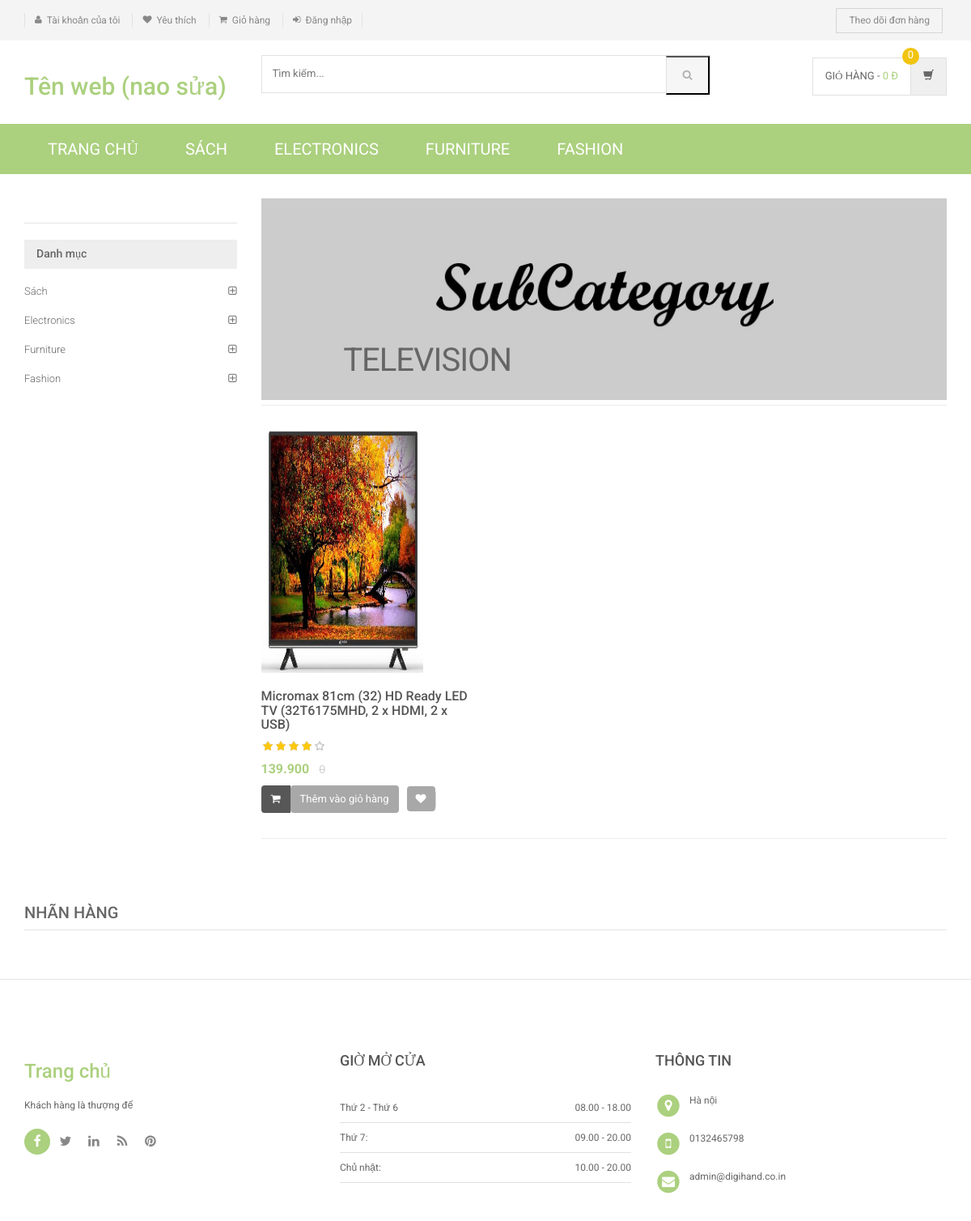
/sub-category.php?scid=3, run on the app's committed database.
### tables this page shows
CREATE TABLE `category` (
  `id` int(11) NOT NULL,
  `categoryName` varchar(255) DEFAULT NULL,
  `categoryDescription` longtext DEFAULT NULL,
  `creationDate` timestamp NOT NULL DEFAULT current_timestamp(),
  `updationDate` varchar(255) DEFAULT NULL
);

CREATE TABLE `subcategory` (
  `id` int(11) NOT NULL,
  `categoryid` int(11) DEFAULT NULL,
  `subcategory` varchar(255) DEFAULT NULL,
  `creationDate` timestamp NULL DEFAULT current_timestamp(),
  `updationDate` varchar(255) DEFAULT NULL
);

CREATE TABLE `products` (
  `id` int(11) NOT NULL,
  `category` int(11) NOT NULL,
  `subCategory` int(11) DEFAULT NULL,
  `productName` varchar(255) DEFAULT NULL,
  `productCompany` varchar(255) DEFAULT NULL,
  `productPrice` int(11) DEFAULT NULL,
  `productPriceBeforeDiscount` int(11) DEFAULT NULL,
  `productDescription` longtext DEFAULT NULL,
  `productImage1` varchar(255) DEFAULT NULL,
  `productImage2` varchar(255) DEFAULT NULL,
  `productImage3` varchar(255) DEFAULT NULL,
  `shippingCharge` int(11) DEFAULT NULL,
  `productAvailability` varchar(255) DEFAULT NULL,
  `postingDate` timestamp NULL DEFAULT current_timestamp(),
  `updationDate` varchar(255) DEFAULT NULL
);

### sub-category.php (the view, shortened to what this page needs)
<?php
include ('includes/config.php');
$cid = intval($_GET['scid']);
?>
<!DOCTYPE html>
<html lang="en">
<head>
	<link rel="stylesheet" href="assets/css/bootstrap.min.css">
	<link rel="stylesheet" href="assets/css/main.css">
	<link rel="stylesheet" href="assets/css/green.css">
	<link rel="stylesheet" href="assets/css/owl.carousel.css">
	<link rel="stylesheet" href="assets/css/owl.transitions.css">
	<link href="assets/css/lightbox.css" rel="stylesheet">
	<link rel="stylesheet" href="assets/css/animate.min.css">
	<link rel="stylesheet" href="assets/css/rateit.css">
	<link rel="stylesheet" href="assets/css/bootstrap-select.min.css">
	<link rel="stylesheet" href="assets/css/config.css">
	<link href="assets/css/green.css" rel="alternate stylesheet" title="Green color">
	<link href="assets/css/blue.css" rel="alternate stylesheet" title="Blue color">
	<link href="assets/css/red.css" rel="alternate stylesheet" title="Red color">
	<link href="assets/css/orange.css" rel="alternate stylesheet" title="Orange color">
	<link href="assets/css/dark-green.css" rel="alternate stylesheet" title="Darkgreen color">
	<link rel="stylesheet" href="assets/css/font-awesome.min.css">
</head>
<body class="cnt-home">
	<header class="header-style-1">
		<?php include ('includes/top-header.php'); ?>
		<?php include ('includes/main-header.php'); ?>
		<?php include ('includes/menu-bar.php'); ?>
	</header>
	<div class="body-content outer-top-xs">
		<div class='container'>
			<div class='row outer-bottom-sm'>
				<div class='col-md-3 sidebar'>
					<div class="sidebar-module-container">
						<h3 class="section-title"></h3>
						<div class="sidebar-filter">
							<div class="sidebar-widget wow fadeInUp outer-bottom-xs ">
								<div class="widget-header m-t-20">
									<h4 class="widget-title">Danh mục</h4>
								</div>
								<div class="sidebar-widget-body m-t-10">
									<?php $sql = mysqli_query($con, "select id,categoryName  from category");
									while ($row = mysqli_fetch_array($sql)) {
										?>
										<div class="accordion">
											<div class="accordion-group">
												<div class="accordion-heading">
													<a href="category.php?cid=<?php echo $row['id']; ?>"
														class="accordion-toggle collapsed">
														<?php echo $row['categoryName']; ?>
													</a>
												</div>
											</div>
										</div>
									<?php } ?>
								</div>
							</div>
						</div>
					</div>
				</div>
				<div class='col-md-9'>
					<div id="category" class="category-carousel hidden-xs">
						<div class="item">
							<div class="image">
								<img src="assets/images/banners/cat-banner-2.jpg" alt="" class="img-responsive">
							</div>
							<div class="container-fluid">
								<div class="caption vertical-top text-left">
									<div class="big-text">
										<br />
									</div>
									<?php $sql = mysqli_query($con, "select subcategory  from subcategory where id='$cid'");
									while ($row = mysqli_fetch_array($sql)) {
										?>
										<div class="excerpt hidden-sm hidden-md">
											<?php echo htmlentities($row['subcategory']); ?>
										</div>
									<?php } ?>
								</div>
							</div>
						</div>
					</div>
					<div class="search-result-container">
						<div id="myTabContent" class="tab-content">
							<div class="tab-pane active " id="grid-container">
								<div class="category-product  inner-top-vs">
									<div class="row">
										<?php
										$ret = mysqli_query($con, "select * from products where subCategory='$cid'");
										$num = mysqli_num_rows($ret);
										if ($num > 0) {
											while ($row = mysqli_fetch_array($ret)) { ?>
												<div class="col-sm-6 col-md-4 wow fadeInUp">
													<div class="products">
														<div class="product">
															<div class="product-image">
																<div class="image">
																	<a
																		href="product-details.php?pid=<?php echo htmlentities($row['id']); ?>"><img
																			src="assets/images/blank.gif"
																			data-echo="admin/productimages/<?php echo htmlentities($row['id']); ?>/<?php echo htmlentities($row['productImage1']); ?>"
																			alt="" width="200" height="300"></a>
																</div>
															</div>
															<div class="product-info text-left">
																<h3 class="name"><a
																		href="product-details.php?pid=<?php echo htmlentities($row['id']); ?>"><?php echo htmlentities($row['productName']); ?></a>
																</h3>
																<div class="rating rateit-small"></div>
																<div class="product-price">
																	<span class="price">
																		<?php echo number_format(htmlentities($row['productPrice']), 0, ',', '.'); ?>
																	</span>
																	<span class="price-before-discount">
																		<?php echo number_format(htmlentities($row['productPriceBeforeDiscount']), 0, ',', '.'); ?></span>
																</div>
															</div>
															<div class="cart clearfix animate-effect">
																<div class="action">
																	<ul class="list-unstyled">
																		<li class="add-cart-button btn-group">
																			<?php if ($row['productAvailability'] == 'In Stock') { ?>
																				<button class="btn btn-primary icon"
																					data-toggle="dropdown" type="button">
																					<i class="fa fa-shopping-cart"></i>
																				</button>
																				<a
																					href="category.php?page=product&action=add&id=<?php echo $row['id']; ?>">
																					<button class="btn btn-primary"
																						type="button">Thêm vào giỏ hàng</button></a>
																			<?php } else { ?>
																				<div class="action" style="color:red">Hết hàng
																				</div>
																			<?php } ?>
																		</li>
																		<li class="lnk wishlist">
																			<a class="add-to-cart"
																				href="category.php?pid=<?php echo htmlentities($row['id']) ?>&&action=wishlist"
																				title="Wishlist">
																				<i class="icon fa fa-heart"></i>
																			</a>
																		</li>
																	</ul>
																</div>
															</div>
														</div>
													</div>
												</div>
											<?php }
										} else { ?>
											<div class="col-sm-6 col-md-4 wow fadeInUp">
												<h3>Không tìm thấy sản phẩm!</h3>
											</div>
										<?php } ?>
									</div>
								</div>
							</div>
						</div>
					</div>
				</div>
			</div>
			<?php include ('includes/brands-slider.php'); ?>
		</div>
	</div>
	<?php include ('includes/footer.php'); ?>
</body>
</html>

### includes/menu-bar.php (shortened to what this page needs)
<div class="header-nav animate-dropdown">
    <div class="container">
        <div class="yamm navbar navbar-default" role="navigation">
            <div class="nav-bg-class">
                <div class="navbar-collapse collapse" id="mc-horizontal-menu-collapse">
                    <div class="nav-outer">
                        <ul class="nav navbar-nav">
                            <ul class="nav navbar-nav">
                                <li id="home" class="dropdown yamm-fw">
                                    <a href="index.php" data-hover="dropdown" class="dropdown-toggle">Trang chủ</a>
                                </li>
                                <?php
                                $sql = mysqli_query($con, "select id,categoryName  from category limit 6");
                                while ($row = mysqli_fetch_array($sql)) { ?>
                                    <li id="category-<?php echo $row['id']; ?>" class="dropdown yamm">
                                        <a href="category.php?cid=<?php echo $row['id']; ?>">
                                            <?php echo $row['categoryName']; ?>
                                        </a>
                                    </li>
                                <?php } ?>
                            </ul>
                            <div class="clearfix"></div>
                    </div>
                </div>
            </div>
        </div>
    </div>
</div>

### assets/css/green.css (style rules this page uses)
a { color: #abd07e; }
.header-style-1 .header-nav { background: #abd07e; }
.product .product-info .product-price .price { color: #abd07e; }
.sidebar .sidebar-module-container .sidebar-widget .sidebar-widget-body .accordion .accordion-group .accordion-heading .accordion-toggle, .sidebar .sidebar-module-container .sidebar-widget .sidebar-widget-body .accordion .accordion-group .accordion-heading .accordion-toggle:hover, .sidebar .sidebar-module-container .sidebar-widget .sidebar-widget-body .accordion .accordion-group .accordion-heading .accordion-toggle:focus, .sidebar .sidebar-module-container .sidebar-widget .sidebar-widget-body .accordion .accordion-group .accordion-heading .accordion-toggle:after { color: #abd07e; }

### assets/css/lightbox.css (style rules this page uses)
body:after { content: url(../images/close.png) url(../images/loading.gif) url(../images/prev.png) url(../images/next.png); display: none; }

### assets/css/rateit.css (style rules this page uses)
.rateit { display: -moz-inline-box; display: inline-block; position: relative; -webkit-user-select: none; -khtml-user-select: none; -moz-user-select: none; -o-user-select: none; -ms-user-select: none; user-select: none; -webkit-touch-callout: none; }

### assets/css/blue.css (style rules this page uses)
a { color: #3498db; }
.header-style-1 .header-nav { background: #3498db; }
.product .product-info .product-price .price { color: #3498db; }
.sidebar .sidebar-module-container .sidebar-widget .sidebar-widget-body .accordion .accordion-group .accordion-heading .accordion-toggle, .sidebar .sidebar-module-container .sidebar-widget .sidebar-widget-body .accordion .accordion-group .accordion-heading .accordion-toggle:hover, .sidebar .sidebar-module-container .sidebar-widget .sidebar-widget-body .accordion .accordion-group .accordion-heading .accordion-toggle:focus, .sidebar .sidebar-module-container .sidebar-widget .sidebar-widget-body .accordion .accordion-group .accordion-heading .accordion-toggle:after { color: #3498db; }

### assets/css/red.css (style rules this page uses)
a { color: #ff6c6c; }
.header-style-1 .header-nav { background: #ff6c6c; }
.product .product-info .product-price .price { color: #ff6c6c; }
.sidebar .sidebar-module-container .sidebar-widget .sidebar-widget-body .accordion .accordion-group .accordion-heading .accordion-toggle, .sidebar .sidebar-module-container .sidebar-widget .sidebar-widget-body .accordion .accordion-group .accordion-heading .accordion-toggle:hover, .sidebar .sidebar-module-container .sidebar-widget .sidebar-widget-body .accordion .accordion-group .accordion-heading .accordion-toggle:focus, .sidebar .sidebar-module-container .sidebar-widget .sidebar-widget-body .accordion .accordion-group .accordion-heading .accordion-toggle:after { color: #ff6c6c; }

### assets/css/orange.css (style rules this page uses)
a { color: #f39c12; }
.header-style-1 .header-nav { background: #f39c12; }
.product .product-info .product-price .price { color: #f39c12; }
.sidebar .sidebar-module-container .sidebar-widget .sidebar-widget-body .accordion .accordion-group .accordion-heading .accordion-toggle, .sidebar .sidebar-module-container .sidebar-widget .sidebar-widget-body .accordion .accordion-group .accordion-heading .accordion-toggle:hover, .sidebar .sidebar-module-container .sidebar-widget .sidebar-widget-body .accordion .accordion-group .accordion-heading .accordion-toggle:focus, .sidebar .sidebar-module-container .sidebar-widget .sidebar-widget-body .accordion .accordion-group .accordion-heading .accordion-toggle:after { color: #f39c12; }

### assets/css/dark-green.css (style rules this page uses)
a { color: #12cca7; }
.header-style-1 .header-nav { background: #12cca7; }
.product .product-info .product-price .price { color: #12cca7; }
.sidebar .sidebar-module-container .sidebar-widget .sidebar-widget-body .accordion .accordion-group .accordion-heading .accordion-toggle, .sidebar .sidebar-module-container .sidebar-widget .sidebar-widget-body .accordion .accordion-group .accordion-heading .accordion-toggle:hover, .sidebar .sidebar-module-container .sidebar-widget .sidebar-widget-body .accordion .accordion-group .accordion-heading .accordion-toggle:focus, .sidebar .sidebar-module-container .sidebar-widget .sidebar-widget-body .accordion .accordion-group .accordion-heading .accordion-toggle:after { color: #12cca7; }

### data on the page
category: categoryName "SÁCH", categoryName "Sách"
category: categoryName "ELECTRONICS", categoryName "Electronics"
category: categoryName "FURNITURE", categoryName "Furniture"
category: categoryName "FASHION", categoryName "Fashion"
subcategory: subcategory "TELEVISION"
products: productImage1 (picture), productName "Micromax 81cm (32) HD Ready LED TV (32T6175MHD, 2 x HDMI, 2 x USB)", productPrice "139.900", productPriceBeforeDiscount "0"
